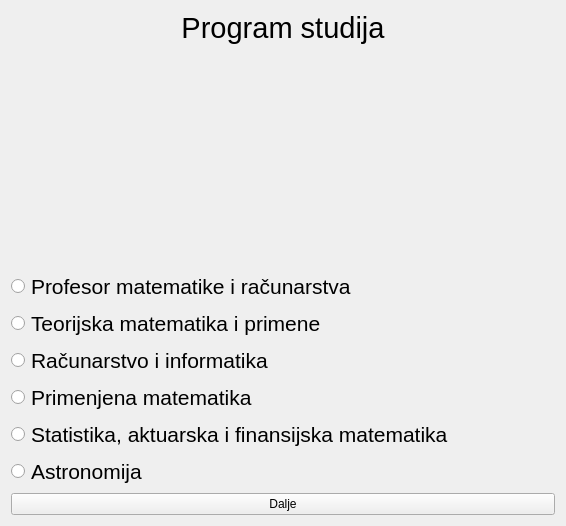
<?xml version="1.0" encoding="UTF-8"?>
<ui version="4.0">
 <class>ModulM</class>
 <widget class="QWidget" name="ModulM">
  <property name="geometry">
   <rect>
    <x>0</x>
    <y>0</y>
    <width>566</width>
    <height>526</height>
   </rect>
  </property>
  <property name="windowTitle">
   <string>Form</string>
  </property>
  <layout class="QVBoxLayout" name="verticalLayout">
   <item>
    <widget class="QLabel" name="label">
     <property name="font">
      <font>
       <pointsize>22</pointsize>
      </font>
     </property>
     <property name="text">
      <string>Program studija</string>
     </property>
     <property name="alignment">
      <set>Qt::AlignCenter</set>
     </property>
    </widget>
   </item>
   <item>
    <spacer name="verticalSpacer">
     <property name="orientation">
      <enum>Qt::Vertical</enum>
     </property>
     <property name="sizeHint" stdset="0">
      <size>
       <width>20</width>
       <height>40</height>
      </size>
     </property>
    </spacer>
   </item>
   <item>
    <widget class="QRadioButton" name="rbL">
     <property name="font">
      <font>
       <pointsize>16</pointsize>
      </font>
     </property>
     <property name="text">
      <string>Profesor matematike i računarstva</string>
     </property>
    </widget>
   </item>
   <item>
    <widget class="QRadioButton" name="rbM">
     <property name="font">
      <font>
       <pointsize>16</pointsize>
      </font>
     </property>
     <property name="text">
      <string>Teorijska matematika i primene</string>
     </property>
    </widget>
   </item>
   <item>
    <widget class="QRadioButton" name="rbR">
     <property name="font">
      <font>
       <pointsize>16</pointsize>
      </font>
     </property>
     <property name="text">
      <string>Računarstvo i informatika</string>
     </property>
    </widget>
   </item>
   <item>
    <widget class="QRadioButton" name="rbV">
     <property name="font">
      <font>
       <pointsize>16</pointsize>
      </font>
     </property>
     <property name="text">
      <string>Primenjena matematika</string>
     </property>
    </widget>
   </item>
   <item>
    <widget class="QRadioButton" name="rbN">
     <property name="font">
      <font>
       <pointsize>16</pointsize>
      </font>
     </property>
     <property name="text">
      <string>Statistika, aktuarska i finansijska matematika</string>
     </property>
    </widget>
   </item>
   <item>
    <widget class="QRadioButton" name="radioButton_6">
     <property name="font">
      <font>
       <pointsize>16</pointsize>
      </font>
     </property>
     <property name="text">
      <string>Astronomija</string>
     </property>
    </widget>
   </item>
   <item>
    <widget class="QPushButton" name="pbNext">
     <property name="text">
      <string>Dalje</string>
     </property>
    </widget>
   </item>
  </layout>
 </widget>
 <resources/>
 <connections/>
</ui>
